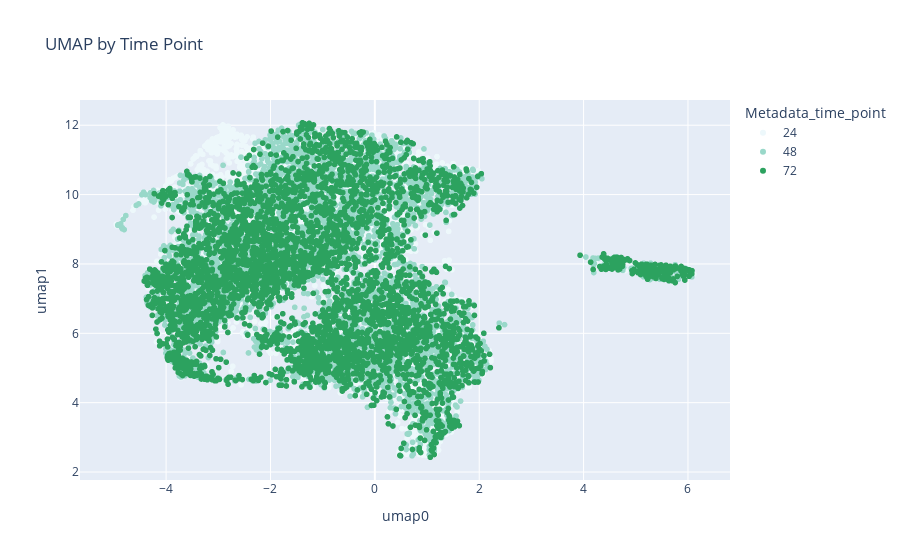

The code cell stored with this chart in its notebook:
### Code cell
blue_green_short_colors = ["#edf8fb", "#99d8c9", "#2ca25f"]

fig = px.scatter(
    umapdf,
    x="umap0",
    y="umap1",
    color="Metadata_time_point",
    title="UMAP by Time Point",
    color_discrete_sequence=blue_green_short_colors,
)

fig.show()
fig.write_image(
    static_figure_path / "round1_time_point_umap.png", width=2000, height=1200
)
fig.write_html(
    int_figure_path / "round1_time_point_umap.html",
    full_html=True,
    include_plotlyjs="embed",
)

### Figure 1 — Plotly figure (JSON) as saved in the notebook; plotly's stock layout.template omitted (floating-point values rounded to 4 significant figures; data arrays with more than 128 entries replaced by an {"elided": "..."} marker saying what was removed)
{"data": [{"hovertemplate": "Metadata_time_point=24<br>umap0=%{x}<br>umap1=%{y}<extra></extra>", "legendgroup": "24", "marker": {"color": "#edf8fb", "symbol": "circle"}, "mode": "markers", "name": "24", "showlegend": true, "type": "scattergl", "x": {"elided": "4500 float values"}, "xaxis": "x", "y": {"elided": "4500 float values"}, "yaxis": "y"}, {"hovertemplate": "Metadata_time_point=48<br>umap0=%{x}<br>umap1=%{y}<extra></extra>", "legendgroup": "48", "marker": {"color": "#99d8c9", "symbol": "circle"}, "mode": "markers", "name": "48", "showlegend": true, "type": "scattergl", "x": {"elided": "4450 float values"}, "xaxis": "x", "y": {"elided": "4450 float values"}, "yaxis": "y"}, {"hovertemplate": "Metadata_time_point=72<br>umap0=%{x}<br>umap1=%{y}<extra></extra>", "legendgroup": "72", "marker": {"color": "#2ca25f", "symbol": "circle"}, "mode": "markers", "name": "72", "showlegend": true, "type": "scattergl", "x": {"elided": "4400 float values"}, "xaxis": "x", "y": {"elided": "4400 float values"}, "yaxis": "y"}], "layout": {"legend": {"title": {"text": "Metadata_time_point"}, "tracegroupgap": 0}, "title": {"text": "UMAP by Time Point"}, "xaxis": {"anchor": "y", "domain": [0.0, 1.0], "title": {"text": "umap0"}}, "yaxis": {"anchor": "x", "domain": [0.0, 1.0], "title": {"text": "umap1"}}}}
